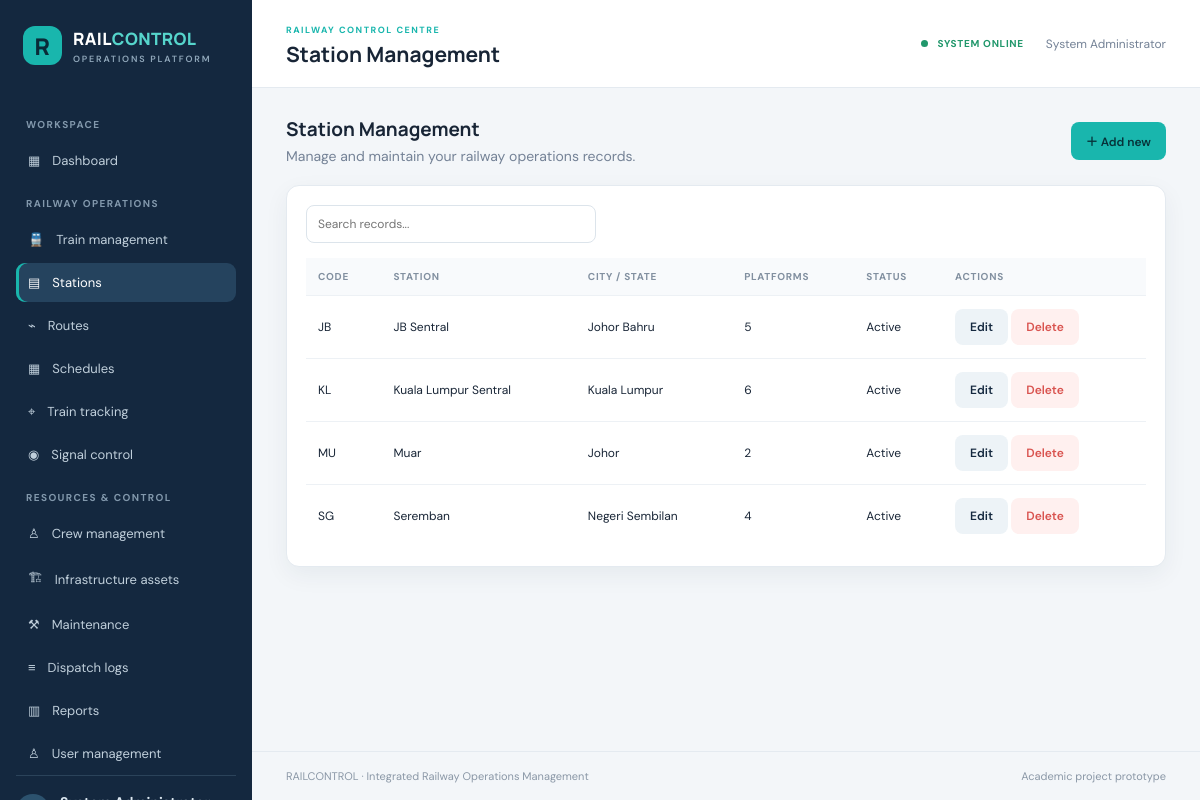
Screenshot of /stations/index.php (signed in) with the database file from the repository.
### tables this page shows
CREATE TABLE stations (
  id INT AUTO_INCREMENT PRIMARY KEY,
  station_code VARCHAR(12) NOT NULL UNIQUE,
  station_name VARCHAR(120) NOT NULL,
  city VARCHAR(80) NOT NULL,
  platform_count INT NOT NULL DEFAULT 1,
  status ENUM('Active','Maintenance','Closed') NOT NULL DEFAULT 'Active'
);

### config/app.php (called while the page is built, shortened)
<?php
function e($value): string
{
    return htmlspecialchars(
        (string) $value,
        ENT_QUOTES,
        'UTF-8'
    );
}
function current_user(): array
{
    return $_SESSION['user'] ?? [];
}
function can_manage(): bool
{
    return in_array(
        current_user()['role'] ?? '',
        [
            'Administrator',
            'Dispatcher',
            'Engineer'
        ],
        true
    );
}

### stations/index.php (the view, shortened to what this page needs)
<?php
require_once __DIR__ . '/../config/app.php';
$action = $_GET['action'] ?? 'list';
$error = '';
$rows = $pdo->query(
    "SELECT * FROM stations ORDER BY station_name"
)->fetchAll();
$record = null;
require __DIR__ . '/../includes/header.php';
?>
<div class="page-intro">
    <div>
        <h2>Station Management</h2>
        <p>Manage and maintain your railway operations records.</p>
    </div>
    <?php if ($action === 'list' && can_manage()): ?>
        <a class="btn btn-primary" href="?action=create">
            ＋ Add new
        </a>
    <?php endif; ?>
</div>
<?php if ($action === 'create' || $action === 'edit'): ?>
    <section class="card" style="max-width:850px">
        <h3 class="section-title">
            <?= $action === 'edit' ? 'Edit record' : 'Create new record' ?>
        </h3>
        <?php if ($error): ?>
            <div class="alert">
                <?= e($error) ?>
            </div>
        <?php endif; ?>
        <form method="post">
            <input
                type="hidden"
                name="mode"
                value="<?= $action === 'edit' ? 'update' : 'create' ?>"
            >
            <div class="form-grid">
                <div class="field">
                    <label>STATION CODE</label>
                    <input
                        type="text"
                        name="station_code"
                        value="<?= e($record['station_code'] ?? '') ?>"
                        required
                    >
                </div>
                <div class="field">
                    <label>STATION NAME</label>
                    <input
                        type="text"
                        name="station_name"
                        value="<?= e($record['station_name'] ?? '') ?>"
                        required
                    >
                </div>
                <div class="field">
                    <label>CITY / STATE</label>
                    <input
                        type="text"
                        name="city"
                        value="<?= e($record['city'] ?? '') ?>"
                        required
                    >
                </div>
                <div class="field">
                    <label>NUMBER OF PLATFORMS</label>
                    <input
                        type="number"
                        name="platform_count"
                        value="<?= e($record['platform_count'] ?? '') ?>"
                        required
                    >
                </div>
                <div class="field">
                    <label>STATION STATUS</label>
                    <select name="status" required>
                        <option
                            value="Active"
                            <?= (($record['status'] ?? '') === 'Active') ? 'selected' : '' ?>
                        >
                            Active
                        </option>
                        <option
                            value="Maintenance"
                            <?= (($record['status'] ?? '') === 'Maintenance') ? 'selected' : '' ?>
                        >
                            Maintenance
                        </option>
                        <option
                            value="Closed"
                            <?= (($record['status'] ?? '') === 'Closed') ? 'selected' : '' ?>
                        >
                            Closed
                        </option>
                    </select>
                </div>
            </div>
            <div class="form-actions">
                <button class="btn btn-primary">
                    Save record
                </button>
                <a class="btn btn-light" href="index.php">
                    Cancel
                </a>
            </div>
        </form>
    </section>
<?php else: ?>
    <section class="card">
        <div class="toolbar">
            <input
                class="search"
                id="tableSearch"
                placeholder="Search records..."
                oninput="filterTable()"
            >
        </div>
        <div class="table-wrap">
            <table id="dataTable">
                <tr>
                    <th>Code</th>
                    <th>Station</th>
                    <th>City / state</th>
                    <th>Platforms</th>
                    <th>Status</th>
                    <th>Actions</th>
                </tr>
                <?php foreach ($rows as $row): ?>
                    <tr>
                        <td><?= e($row['station_code'] ?? '') ?></td>
                        <td><?= e($row['station_name'] ?? '') ?></td>
                        <td><?= e($row['city'] ?? '') ?></td>
                        <td><?= e($row['platform_count'] ?? '') ?></td>
                        <td><?= e($row['status'] ?? '') ?></td>
                        <td>
                            <?php if (can_manage()): ?>
                                <a
                                    class="btn btn-light"
                                    href="?action=edit&id=<?= (int)$row['id'] ?>"
                                >
                                    Edit
                                </a>
                                <form
                                    method="post"
                                    action="?action=delete&id=<?= (int)$row['id'] ?>"
                                    style="display:inline"
                                    onsubmit="return confirm('Delete this record?')"
                                >
                                    <button class="btn btn-danger">
                                        Delete
                                    </button>
                                </form>
                            <?php else: ?>
                                <span class="badge">
                                    View only
                                </span>
                            <?php endif; ?>
                        </td>
                    </tr>
                <?php endforeach; ?>
            </table>
        </div>
    </section>
<?php endif; ?>
<?php
require __DIR__ . '/../includes/footer.php';
?>

### assets/css/style.css (style rules this page uses)
:root { --navy:#14283f;--navy2:#1d3854;--teal:#19b6ad;--bg:#f3f6f9;--white:#fff;--ink:#182536;--muted:#748296;--line:#e4eaf0;--red:#d9534f;--amber:#e5a32c;--green:#21976b;--shadow:0 8px 24px rgba(24,45,70,.06) }
* { box-sizing:border-box }
body { margin:0;background:var(--bg);color:var(--ink);font:14px 'DM Sans',sans-serif }
.page-intro { display:flex;justify-content:space-between;align-items:center;margin-bottom:20px }
.page-intro p { color:var(--muted);margin:5px 0 0 }
.page-intro h2 { font:700 19px Manrope;margin:0 }
.btn { border:0;border-radius:8px;padding:10px 15px;background:var(--navy2);color:white;text-decoration:none;font:600 12px 'DM Sans';cursor:pointer;display:inline-flex;align-items:center;gap:7px }
.btn-primary { background:var(--teal);color:#07333a }
.btn-light { background:#edf3f7;color:var(--navy) }
.btn-danger { background:#fff0ef;color:var(--red) }
.card { background:#fff;border:1px solid var(--line);border-radius:13px;padding:19px;box-shadow:var(--shadow);margin-bottom:18px }
.table-wrap { overflow-x:auto }
table { border-collapse:collapse;width:100%;min-width:650px }
th { text-align:left;font-size:10px;letter-spacing:.7px;text-transform:uppercase;color:#8290a0;background:#f8fafc;padding:12px }
td { padding:13px 12px;border-top:1px solid #edf1f5;font-size:12px }
.toolbar { display:flex;gap:10px;align-items:center;margin-bottom:15px;flex-wrap:wrap }
.search { max-width:290px }
.field input,.field select,.field textarea,.toolbar input,.toolbar select { width:100%;border:1px solid #dce4eb;border-radius:8px;padding:10px 11px;background:white;font:12px 'DM Sans';color:var(--ink) }

### rows the page displays
stations: station_code "JB", station_name "JB Sentral", city "Johor Bahru", platform_count "5", status "Active"
stations: station_code "KL", station_name "Kuala Lumpur Sentral", city "Kuala Lumpur", platform_count "6", status "Active"
stations: station_code "MU", station_name "Muar", city "Johor", platform_count "2", status "Active"
stations: station_code "SG", station_name "Seremban", city "Negeri Sembilan", platform_count "4", status "Active"

### other values shown
$pageTitle "Station Management"
current_user()['full_name'] "System Administrator"
